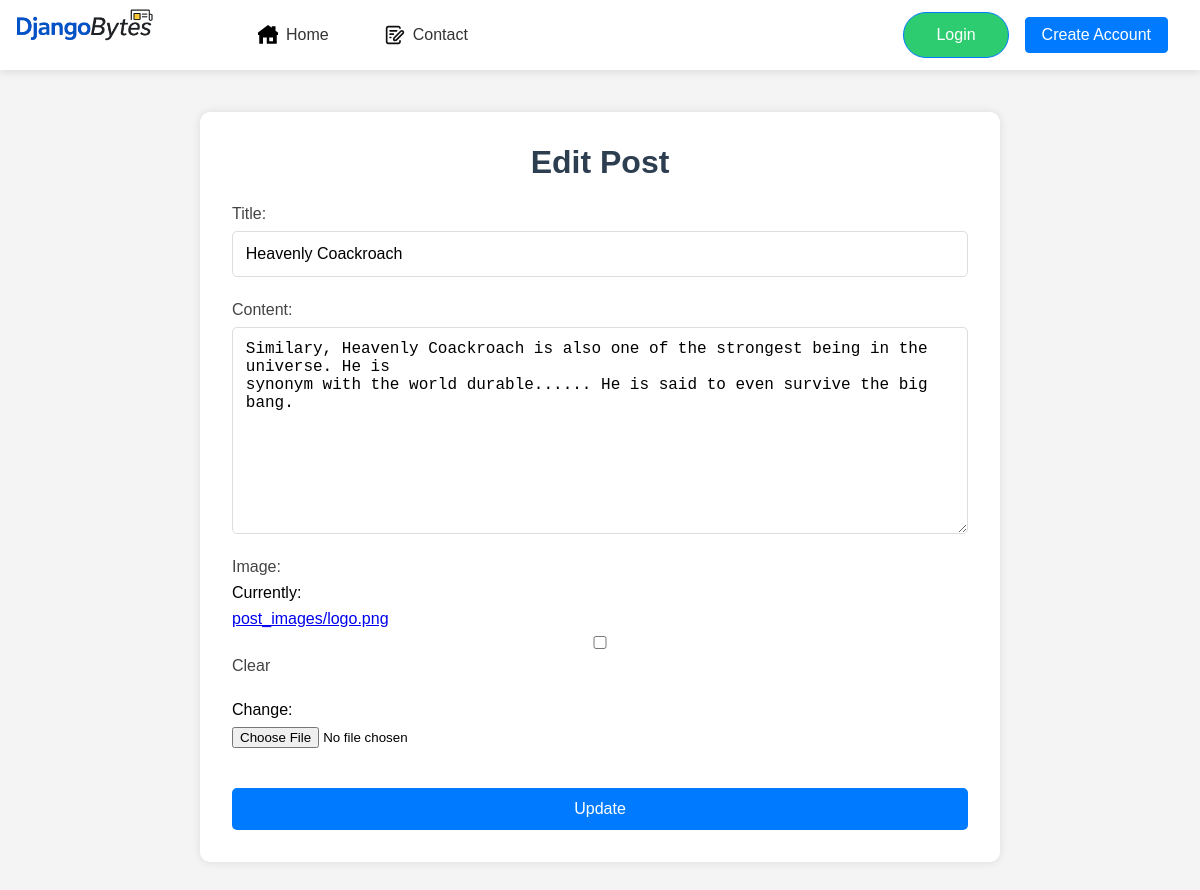
The page /update/5/ on the database as committed earlier.
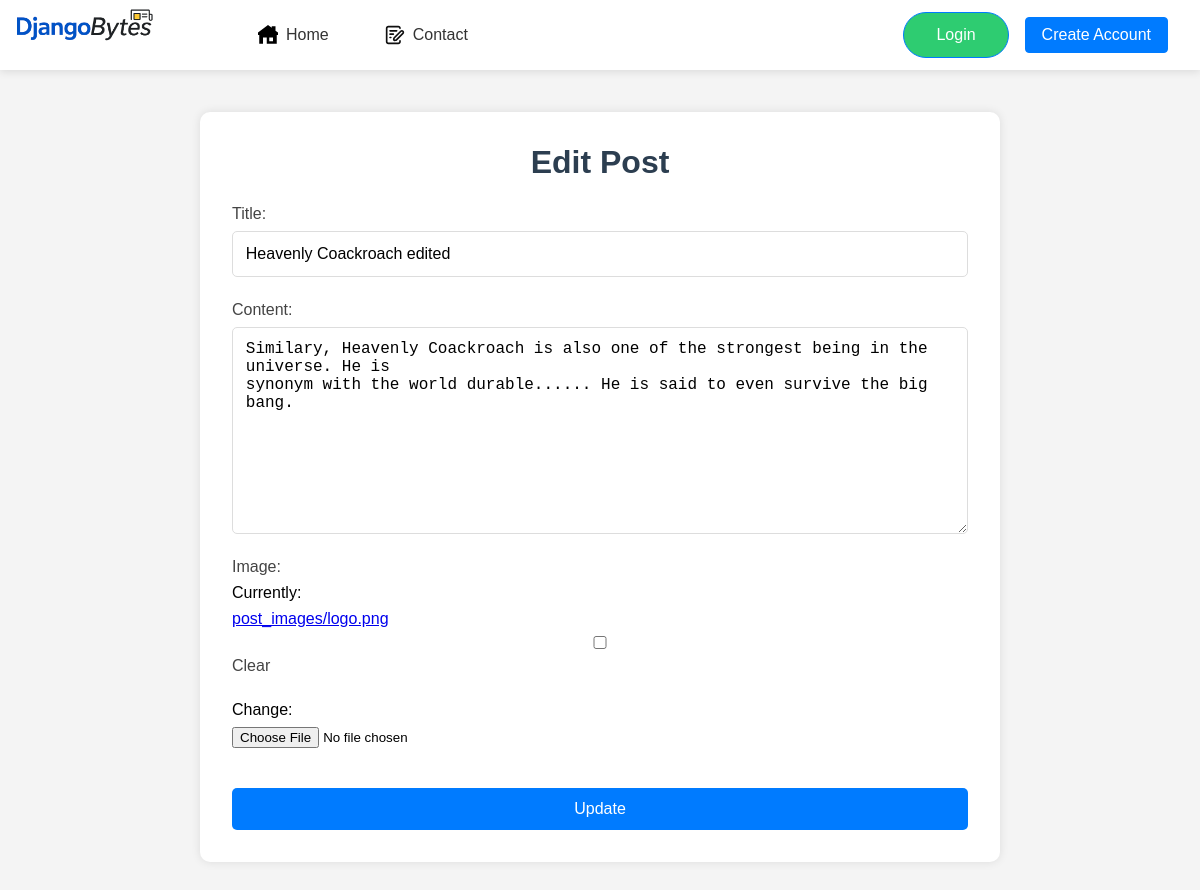
The same page on the database as committed later.
### blog/models.py (models this page shows, shortened)
class Post(models.Model):
    title = models.CharField(max_length=250)
    author = models.ForeignKey(User, on_delete=models.CASCADE)
    content = models.TextField()
    created = models.DateField(auto_now_add=True)
    image = models.ImageField(upload_to='post_images/',blank=True, null=True)
    class Meta:
        ordering = ['-created']

### blog/views.py (the view)
# urls.py: path('update/<int:pk>/', update_post, name = "update_post"),
def update_post(request, pk):
    post = Post.objects.get(pk = pk)
    if request.method == "POST":
        form = PostForm(request.POST, instance = post)
        if form.is_valid():
            form.save()
            return redirect('homepage')
    else:
        form = PostForm(instance = post)
    return render(request, 'create_post.html',{'form':form})

### blog/forms.py
class PostForm(forms.ModelForm):
    class Meta:
        model = Post
        fields = ['title', 'content', 'image']

### blog/templates/create_post.html (shortened to what this page needs)
{% extends 'index.html' %}
{% load static %}
{% block extra_css %}
<link rel="stylesheet" href="{% static 'css/create_post.css' %}">
{% endblock %}
{% block body %}
<div class="create-post-container">
    <h2>{% if form.instance.pk %}Edit Post{% else %}Create New Post{% endif %}</h2>
    <form method="POST" class="create-post-form">
        {% for field in form %}
        <div class="form-group">
            {{ field.label_tag }}
            {{ field }}
        </div>
        {% endfor %}
        <button type="submit" class="submit-button">
            {% if form.instance.pk %}Update{% else %}Publish{% endif %}
        </button>
    </form>
</div>
{% endblock %}

Rows that differ between the two databases and show on the page:
changed Post: title "Heavenly Coackroach" → "Heavenly Coackroach edited"
